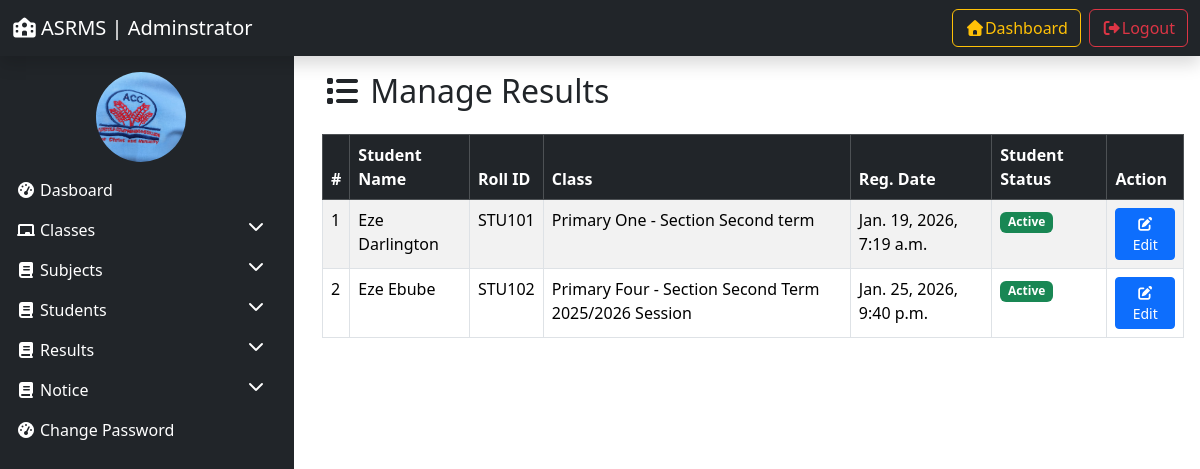
Page /manage_result/ (signed in) on the earlier database version.
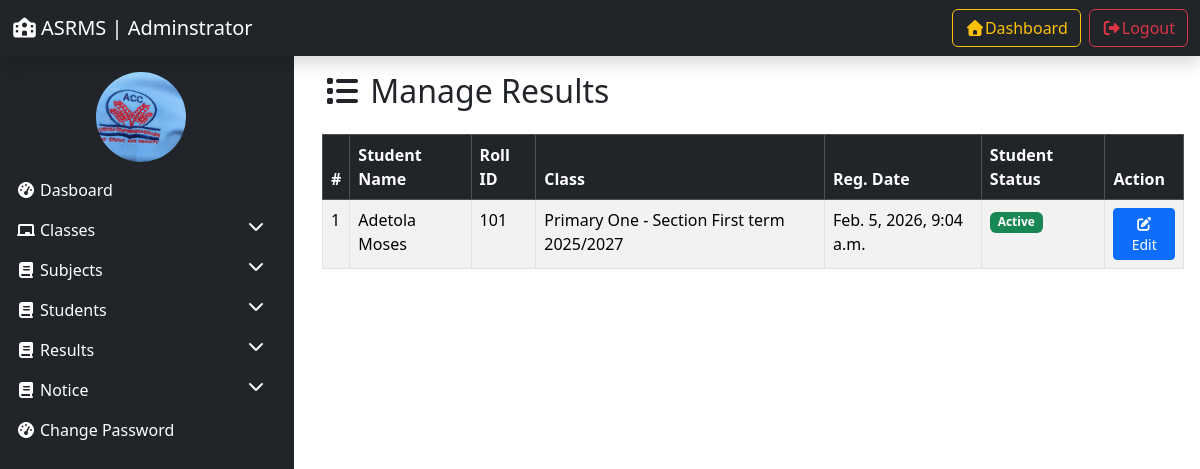
Same page on the later database version.
### resultManager/models.py (models this page shows, shortened)
class Student(models.Model):
    GENDER_CHOICES = (
        ('Male', 'Male'),
        ('Female', 'Female'),
    )
    name = models.CharField(max_length=100)
    roll_id = models.CharField(max_length=30)
    email = models.EmailField(max_length=100)
    gender = models.CharField(max_length=10,choices=GENDER_CHOICES)
    dob = models.CharField(max_length=50)
    student_class = models.ForeignKey(Class, on_delete=models.SET_NULL, null=True)
    reg_date = models.DateTimeField(auto_now_add=True)
    updation_date = models.DateTimeField(auto_now=True)
    status = models.IntegerField(default=1)

class Class(models.Model):
    class_name = models.CharField(max_length=100)
    section = models.CharField(max_length=20)
    creation_date = models.DateTimeField(auto_now_add=True)
    updation_date = models.DateTimeField(auto_now=True)

### resultManager/views.py (the view)
# urls.py: path('manage_result/',manage_result, name='manage_result'),
@login_required(login_url='admin_login')
def manage_result(request):
    results = Result.objects.select_related('student','student_class').all()
    students = {}
    for res in results:
        stu_id = res.student.id
        if stu_id not in students:
            students[stu_id] = {
                'student': res.student,
                'class': res.student_class,
                'reg_date': res.student.reg_date,
                'status': res.student.status,
            }
    return render(request, 'manage_result.html', {'results': students.values()})

### resultManager/templates/manage_result.html (shortened to what this page needs)
{% extends 'admin_base.html' %}
{% load static %}
{% block content %}
<div class="container">
  <h2 class="mb-4"><i class="fas fa-list"></i> Manage Results</h2>
  <table class="table table-striped table-bordered">
    <thead class="table-dark">
      <tr>
        <th>#</th>
        <th>Student Name</th>
        <th>Roll ID</th>
        <th>Class</th>
        <th>Reg. Date</th>
        <th>Student Status</th>
        <th>Action</th>
      </tr>
    </thead>
    <tbody>
      {% for result in results %}
        <tr>
          <td>{{ forloop.counter }}</td>
          <td>{{ result.student.name }}</td>
          <td>{{ result.student.roll_id }}</td>
          <td>
            {{ result.class.class_name }} -
            Section {{ result.class.section }}
          </td>
          <td>{{ result.reg_date }}</td>
          <td>
            {% if result.status == 1 %}
              <span class="badge bg-success">Active</span>
            {% else %}
              <span class="badge bg-danger">Inactive</span>
            {% endif %}
          </td>
          <td>
            <a
              href="{% url 'edit_result' result.student.id %}"
              class="btn btn-sm btn-primary"
            >
              <i class="fas fa-edit"></i> Edit
            </a>
          </td>
        </tr>
      {% empty %}
        <tr>
          <td colspan="7" class="text-center">No student found.</td>
        </tr>
      {% endfor %}
    </tbody>
  </table>
</div>
{% endblock %}

Differences in the rows shown:
removed Student: student.name "Eze Darlington", student.roll_id "STU101", class.class_name "Primary One", class.section "Second term", reg_date "Jan. 19, 2026, 7:19 a.m."
removed Student: student.name "Eze Ebube", student.roll_id "STU102", class.class_name "Primary Four", class.section "Second Term 2025/2026 Session", reg_date "Jan. 25, 2026, 9:40 p.m."
added Student: student.name "Adetola Moses", student.roll_id "101", class.class_name "Primary One", class.section "First term 2025/2027", reg_date "Feb. 5, 2026, 9:04 a.m."
